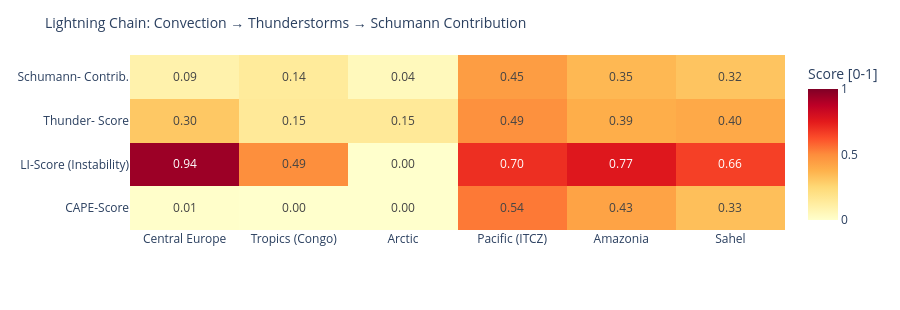

Notebook code cell kept with this figure:
### Code cell
# ============================================================
# LIGHTNING CHAIN: Convection → Thunderstorms → Schumann
# Shows the causal chain per measurement point as heatmap
# ============================================================

def cape_score(v):
    """CAPE → normalized score [0,1]"""
    if v is None or pd.isna(v): return 0.0
    return min(1.0, float(v) / 3000)

def li_score(v):
    """Lifted Index: negative = unstable → score [0,1]"""
    if v is None or pd.isna(v): return 0.3
    return min(1.0, max(0.0, (-float(v) + 6) / 12))

def cloud_score(v):
    if v is None or pd.isna(v): return 0.3
    return float(v) / 100

def thunder_score(row):
    """Kombinierter Gewitterwahrscheinlichkeits-Score
    CAPE + LI + Bedeckung + WMO-Gewitter + konvektiver Niederschlag (showers)
    Hinweis: X-Ray und Kp sind kein Bestandteil – nur geomagn./solarer Kontext.
    """
    cs = cape_score(row.get('cape'))
    ls = li_score(row.get('li'))
    cl = cloud_score(row.get('cloud'))
    t  = 1.0 if row.get('thunderstorm') else 0.0
    # Convective precipitation (showers) as additional indicator
    sh = min(1.0, (row.get('showers') or 0) / 5.0)
    return round(cs * 0.30 + ls * 0.25 + cl * 0.15 + t * 0.20 + sh * 0.10, 3)

def schumann_contribution(t_score, lat):
    """Schumann contribution: higher in tropics (±30°), scaled by thunderstorm score"""
    lat_weight = max(0.3, 1.0 - abs(lat) / 60)
    return round(t_score * lat_weight, 3)

df_atm['cape_score']   = df_atm.apply(lambda r: cape_score(r['cape']), axis=1)
df_atm['li_score']     = df_atm.apply(lambda r: li_score(r['li']),    axis=1)
df_atm['thunder_score']= df_atm.apply(lambda r: thunder_score(r.to_dict()), axis=1)
df_atm['schumann_contribution'] = df_atm.apply(
    lambda r: schumann_contribution(r['thunder_score'], r['lat']), axis=1)

metrics = ['cape_score', 'li_score', 'thunder_score', 'schumann_contribution']
labels  = ['CAPE-Score', 'LI-Score\n(Instability)', 'Thunder-\nScore', 'Schumann-\nContrib.']
z_data  = [df_atm[m].tolist() for m in metrics]

fig = go.Figure(go.Heatmap(
    z=z_data,
    x=df_atm['point'].tolist(),
    y=labels,
    colorscale='YlOrRd',
    zmin=0, zmax=1,
    text=[[f'{v:.2f}' for v in row] for row in z_data],
    texttemplate='%{text}', textfont=dict(size=12),
    colorbar=dict(title='Score [0-1]')
))
fig.update_layout(
    title=dict(text='Lightning Chain: Convection → Thunderstorms → Schumann Contribution', font=dict(size=14)),
    height=310,
    plot_bgcolor='rgba(0,0,0,0)', paper_bgcolor='rgba(0,0,0,0)',
    margin=dict(l=130, r=80, t=55, b=80)
)
fig.show()

### Figure 1 — Plotly figure (JSON) as saved in the notebook; plotly's stock layout.template omitted (floating-point values rounded to 4 significant figures)
{"data": [{"colorbar": {"title": {"text": "Score [0-1]"}}, "colorscale": [[0.0, "rgb(255,255,204)"], [0.125, "rgb(255,237,160)"], [0.25, "rgb(254,217,118)"], [0.375, "rgb(254,178,76)"], [0.5, "rgb(253,141,60)"], [0.625, "rgb(252,78,42)"], [0.75, "rgb(227,26,28)"], [0.875, "rgb(189,0,38)"], [1.0, "rgb(128,0,38)"]], "text": [["0.01", "0.00", "0.00", "0.54", "0.43", "0.33"], ["0.94", "0.49", "0.00", "0.70", "0.77", "0.66"], ["0.30", "0.15", "0.15", "0.49", "0.39", "0.40"], ["0.09", "0.14", "0.04", "0.45", "0.35", "0.32"]], "textfont": {"size": 12}, "texttemplate": "%{text}", "type": "heatmap", "x": ["Central Europe", "Tropics (Congo)", "Arctic", "Pacific (ITCZ)", "Amazonia", "Sahel"], "y": ["CAPE-Score", "LI-Score\n(Instability)", "Thunder-\nScore", "Schumann-\nContrib."], "z": [[0.006667, 0.0, 0.0, 0.54, 0.4267, 0.3333], [0.9417, 0.4917, 0.0, 0.7, 0.7667, 0.6583], [0.305, 0.15, 0.15, 0.487, 0.387, 0.404], [0.091, 0.14, 0.045, 0.446, 0.355, 0.316]], "zmax": 1, "zmin": 0}], "layout": {"height": 310, "margin": {"b": 80, "l": 130, "r": 80, "t": 55}, "paper_bgcolor": "rgba(0,0,0,0)", "plot_bgcolor": "rgba(0,0,0,0)", "title": {"font": {"size": 14}, "text": "Lightning Chain: Convection → Thunderstorms → Schumann Contribution"}}}
